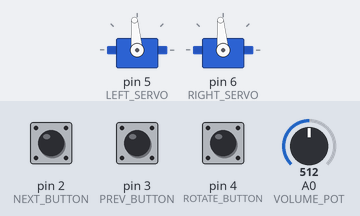
A program run on a simulated Arduino Uno, built with avr-gcc and run on an emulated ATmega328P. Shown: 2 × servo. The test bench sets the inputs (shaded band); at power-on: pin 4 (ROTATE_BUTTON) HIGH, pin 2 (NEXT_BUTTON) HIGH, pin 3 (PREV_BUTTON) HIGH, A0 (VOLUME_POT) = 512. The audio player accepts every command and is not drawn; what the program prints to the serial monitor is not drawn.

Above: at 2.0 s.
2.1 s: pin 4 (ROTATE_BUTTON) pulled LOW for 3.2 s
Timing chart, 0 to 12.8 s (numbered marks = the images above; inputs shaded):
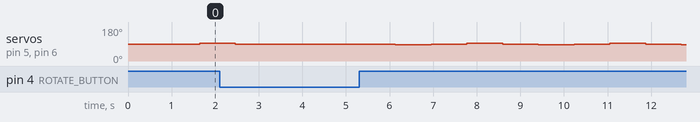

Measured:
- by itself, servo on pin 5 (LEFT_SERVO), servo on pin 6 (RIGHT_SERVO): repeats every 3.3 s: 85° 0.82 s, 90° 0.82 s, 95° 0.82 s, 90° 0.82 s

The program:

main.cpp
```cpp
// (licence header left out)
// Libraries.
#include "DFRobotDFPlayerMini.h"
#include <SoftwareSerial.h>
#include <Servo.h>

// My libraries.
#include "main.h"
#include "pins.h"
#include "constants.h"

// Use SoftwareSerial to communicate with the DFPlayerMini.
SoftwareSerial softSerial(SPEAKER_RX, SPEAKER_TX);
#define FPSerial softSerial

// Declare DFPlayerMini.
DFRobotDFPlayerMini player;

// Declare servos.
Servo left_servo;
Servo right_servo;

// Last volume update time.
unsigned long last_volume_update = 0;

// Last rotation time.
unsigned long last_rotation = 0;

// Rotate state.
bool rotate_state = false;
int rotation_direction = 1;
bool need_detach = false;
unsigned long detach_time = 0;

void setup() {
    // Initialize serial.
    FPSerial.begin(9600);
    Serial.begin(115200);

    // Initialize DFPlayerMini.
    Serial.println("Initializing DFPlayerMini...");
    if (!player.begin(FPSerial)) {
        Serial.println("Unable to begin.");
        return;
    }
    Serial.println("DFPlayerMini initialized.");

    // Setup pins.
    pinMode(NEXT_BUTTON, INPUT_PULLUP);
    pinMode(PREV_BUTTON, INPUT_PULLUP);
    pinMode(ROTATE_BUTTON, INPUT_PULLUP);
    pinMode(VOLUME_POT, INPUT);

    // Reset servos.
    setServos(90);
    delay(ROTATION_TIME);
    detachServos();


    // Set default volume and play the first track.
    player.volume(50);
    player.play();
    player.next();
}

void loop() {
    // Get states.
    const uint8_t volume = map(analogRead(VOLUME_POT), 0, 1023, 0, 100);
    const bool next_pressed = digitalRead(NEXT_BUTTON) == HIGH;
    const bool prev_pressed = digitalRead(PREV_BUTTON) == HIGH;
    const bool rotate_pressed = digitalRead(ROTATE_BUTTON) == HIGH;

    // Advance track on next button press.
    if (next_pressed) {
        player.next();
        delay(250);
    }

    // Go back a track on prev button press.
    if (prev_pressed) {
        player.previous();
        delay(250);
    }

    // Toggle rotate state on rotate button press.
    if (rotate_pressed) {
        rotate_state = !rotate_state;
        delay(250);
    }

    // Update volume if time has passed.
    if (millis() - last_volume_update > VOLUME_UPDATE_INTERVAL) {
        player.volume(volume);
        last_volume_update = millis();
    }

    // Rotate servos if time has passed.
    if (rotate_state && millis() - last_rotation > ROTATION_INTERVAL) {
        setServos(90 + rotation_direction * ROTATION_AMOUNT);
        rotation_direction *= -1;
        last_rotation = millis();
    }

    // Detach servo if time has passed.
    if (need_detach && millis() > detach_time) {
        // Reset to 90 degrees.
        left_servo.write(90);
        right_servo.write(90);

        // Detach.
        detachServos();
    }

    // Print player state.
    // if (player.available()) {
    //     printDetail(player.readType(), player.read());
    // }
}

void setServos(const uint8_t angle) {
    // Attach.
    left_servo.attach(LEFT_SERVO);
    right_servo.attach(RIGHT_SERVO);

    // Write.
    left_servo.write(angle);
    right_servo.write(angle);

    // Set detach time.
    detach_time = millis() + ROTATION_TIME;
    need_detach = true;
}

void detachServos() {
    left_servo.detach();
    right_servo.detach();
    need_detach = false;
}


void printDetail(uint8_t type, uint16_t value) {
    switch (type) {
        case TimeOut:
            Serial.println("Time Out!");
            break;
        case WrongStack:
            Serial.println("Stack Wrong!");
            break;
        case DFPlayerCardInserted:
            Serial.println("Card Inserted!");
            break;
        case DFPlayerCardRemoved:
            Serial.println("Card Removed!");
            break;
        case DFPlayerCardOnline:
            Serial.println("Card Online!");
            break;
        case DFPlayerUSBInserted:
            Serial.println("USB Inserted!");
            break;
        case DFPlayerUSBRemoved:
            Serial.println("USB Removed!");
            break;
        case DFPlayerError:
            Serial.print("DFPlayerError: ");
            switch (value) {
                case Busy:
                    Serial.println("Card not found!");
                    break;
                case Sleeping:
                    Serial.println("Sleeping!");
                    break;
                case SerialWrongStack:
                    Serial.println("Got Wrong Stack");
                    break;
                case CheckSumNotMatch:
                    Serial.println("Check Sum Not Match");
                    break;
                case FileIndexOut:
                    Serial.println("File Index Out of Bound");
                    break;
                case FileMismatch:
                    Serial.println("Cannot Find File");
                    break;
                case Advertise:
                    Serial.println("In Advertise");
                    break;
                default:
                    break;
            }
            break;
        default:
            break;
    }
}
```

constants.h
```cpp
//
// Created by Kenneth Yang on 12/4/24.
//

#ifndef CONSTANTS_H
#define CONSTANTS_H

#define VOLUME_UPDATE_INTERVAL 500
#define ROTATION_INTERVAL 1000

#define ROTATION_AMOUNT 5
#define ROTATION_TIME 250

#endif //CONSTANTS_H
```

main.h
```cpp
//
// Created by Kenneth Yang on 12/4/24.
//

#ifndef MAIN_H
#define MAIN_H

#include <Arduino.h>


/**
 * Set the servo to a specific angle then detach.
 *
 * @param angle Angle to set the servo to (0 - 180).
 */
void setServos(uint8_t angle);

/**
 * Detach the servos.
 */
void detachServos();

/**
 * Interpret player state values and print to serial.
 *
 * @param type Player state type.
 * @param value Player state value.
 */
void printDetail(uint8_t type, uint16_t value);
#endif //MAIN_H
```

pins.h
```cpp
//
// Created by Kenneth Yang on 11/5/24.
//

#ifndef PINS_H
#define PINS_H

#define SPEAKER_RX 10
#define SPEAKER_TX 11

#define NEXT_BUTTON 2
#define PREV_BUTTON 3
#define ROTATE_BUTTON 4

#define VOLUME_POT A0

#define LEFT_SERVO 5
#define RIGHT_SERVO 6

#endif //PINS_H
```
